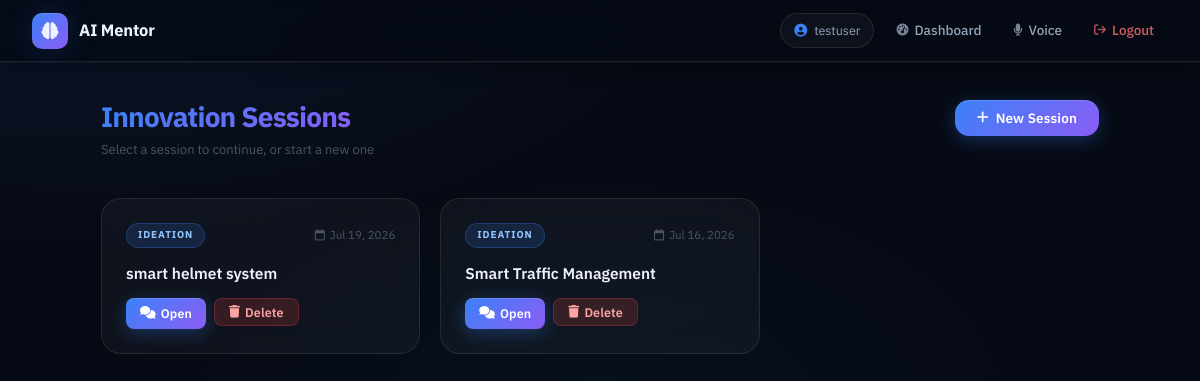
The page /dashboard/ (signed in) on the database its author committed.
### models.py (models this page shows, shortened)
class User(UserMixin, db.Model):
    __tablename__ = "users"
    id = db.Column(db.Integer, primary_key=True)
    username = db.Column(db.String(64), unique=True, nullable=False)
    email = db.Column(db.String(120), unique=True, nullable=False)
    password_hash = db.Column(db.String(256), nullable=False)
    created_at = db.Column(db.DateTime, default=datetime.utcnow)
    sessions = db.relationship("MentorSession", back_populates="user", lazy="dynamic")

class MentorSession(db.Model):
    __tablename__ = "mentor_sessions"
    id = db.Column(db.Integer, primary_key=True)
    title = db.Column(db.String(200), nullable=False, default="Untitled Session")
    stage = db.Column(db.String(50), nullable=False, default="ideation")  # ideation | prototype | scale
    created_at = db.Column(db.DateTime, default=datetime.utcnow)
    updated_at = db.Column(db.DateTime, default=datetime.utcnow, onupdate=datetime.utcnow)
    user_id = db.Column(db.Integer, db.ForeignKey("users.id"), nullable=False)
    user = db.relationship("User", back_populates="sessions")
    messages = db.relationship("Message", back_populates="session", lazy="dynamic", cascade="all, delete-orphan")

### routes/dashboard.py (the view)
@dashboard_bp.route("/")
@login_required
def index():
    sessions = (
        current_user.sessions
        .order_by(MentorSession.updated_at.desc())
        .all()
    )
    return render_template("dashboard/index.html", sessions=sessions)

### user_loader.py (called while the page is built)
@login_manager.user_loader
def load_user(user_id: str):
    return db.session.get(User, int(user_id))

### templates/dashboard/index.html (shortened to what this page needs)
{% extends "base.html" %}
{% block content %}
<div class="dashboard">
  <div class="dashboard-header">
    <div>
      <h1>Innovation Sessions</h1>
      <p class="dash-sub">Select a session to continue, or start a new one</p>
    </div>
    <button class="btn btn-primary"
            onclick="document.getElementById('new-session-modal').style.display='flex'">
      <i class="fa-solid fa-plus"></i> New Session
    </button>
  </div>
  {% if sessions %}
    <div class="session-grid">
      {% for s in sessions %}
        <div class="session-card stage-{{ s.stage }}">
          <div class="session-card-header">
            <span class="stage-badge">{{ s.stage | capitalize }}</span>
            <span class="session-date">
              <i class="fa-regular fa-calendar"></i>
              {{ s.updated_at.strftime('%b %d, %Y') }}
            </span>
          </div>
          <h3 class="session-title">{{ s.title }}</h3>
          <div class="session-actions">
            <a href="{{ url_for('mentor.chat', session_id=s.id) }}"
               class="btn btn-sm btn-primary">
              <i class="fa-solid fa-comments"></i> Open
            </a>
            <form method="POST"
                  action="{{ url_for('dashboard.delete_session', session_id=s.id) }}"
                  onsubmit="return confirm('Delete this session?');"
                  style="display:inline;">
              <button type="submit" class="btn btn-sm btn-danger">
                <i class="fa-solid fa-trash"></i> Delete
              </button>
            </form>
          </div>
        </div>
      {% endfor %}
    </div>
  {% endif %}
</div>
{% endblock %}

### templates/base.html (shortened to what this page needs)
<!DOCTYPE html>
<html lang="en">
<head>
  <link rel="stylesheet" href="{{ url_for('static', filename='css/main.css') }}" />
  <link rel="stylesheet" href="https://cdnjs.cloudflare.com/ajax/libs/font-awesome/6.5.0/css/all.min.css" />
</head>
<body>
  <nav class="navbar">
    <a class="brand" href="{{ url_for('dashboard.index') }}">
      <span class="brand-icon"><i class="fa-solid fa-brain"></i></span>
      <span class="brand-text">AI Mentor</span>
    </a>
    <div class="nav-links">
      {% if current_user.is_authenticated %}
        <span class="nav-user">
          <i class="fa-solid fa-circle-user"></i>
          {{ current_user.username }}
        </span>
        <a href="{{ url_for('dashboard.index') }}">
          <i class="fa-solid fa-gauge-high"></i>
          <span>Dashboard</span>
        </a>
        <a href="{{ url_for('voice.index') }}">
          <i class="fa-solid fa-microphone"></i>
          <span>Voice</span>
        </a>
        <a href="{{ url_for('auth.logout') }}" class="nav-logout">
          <i class="fa-solid fa-arrow-right-from-bracket"></i>
          <span>Logout</span>
        </a>
      {% endif %}
    </div>
  </nav>
  <main class="container">
    {% block content %}{% endblock %}
  </main>
</body>
</html>

### rows shown on the page
User: username "testuser"
MentorSession: stage "IDEATION", updated_at "Jul 19, 2026", title "smart helmet system"
MentorSession: stage "IDEATION", updated_at "Jul 16, 2026", title "Smart Traffic Management"
